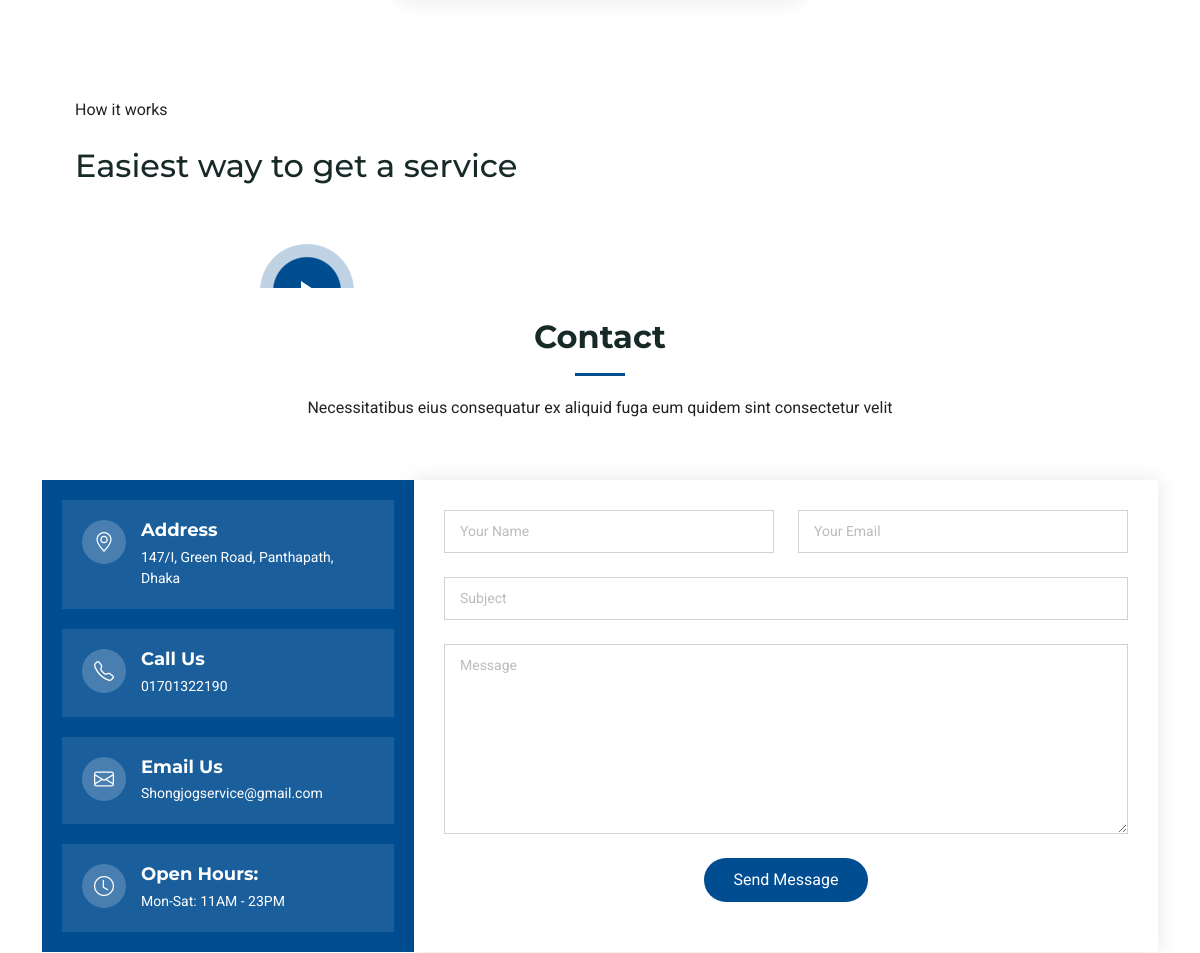
The app's page / (middle part), older data.
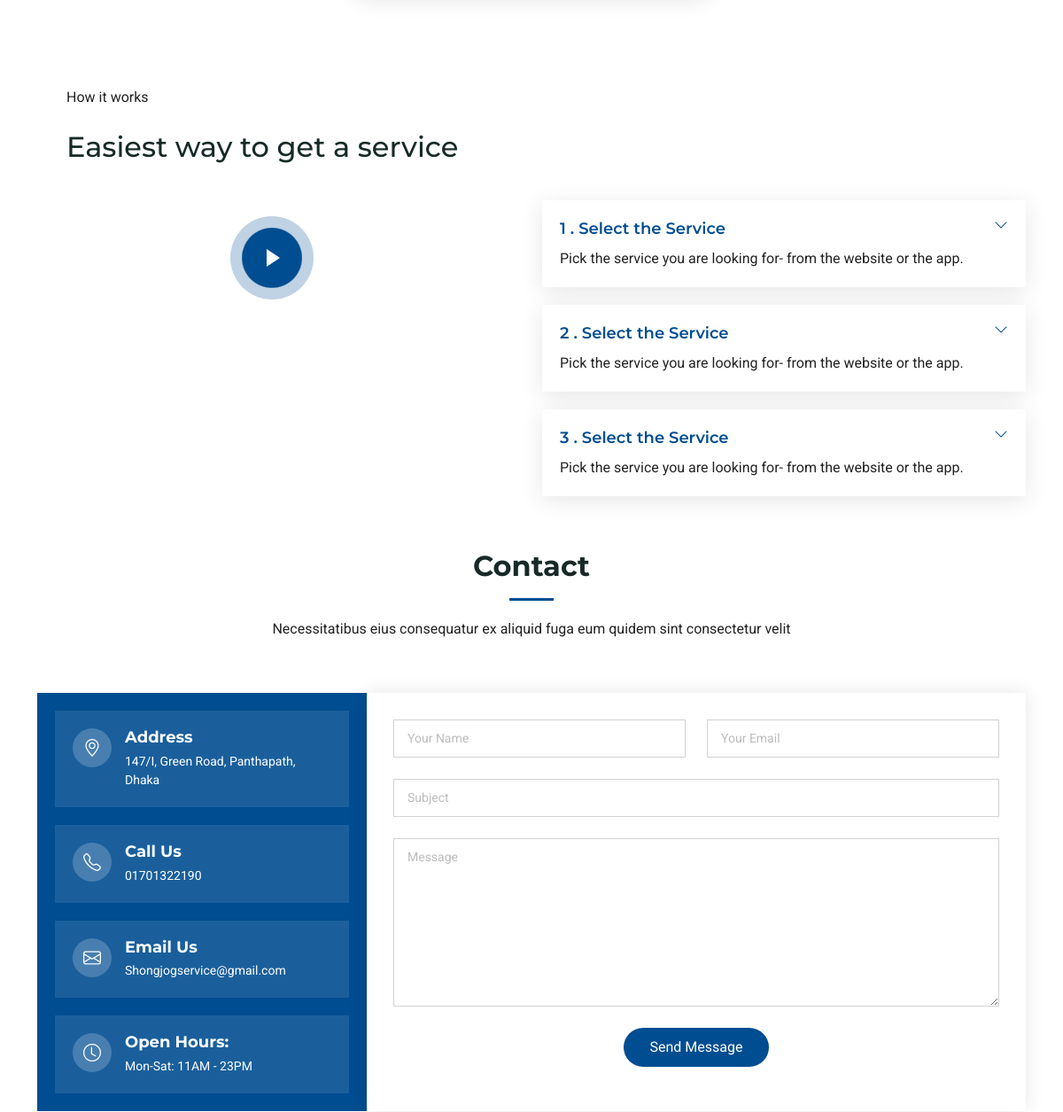
The same page, newer data.
### shongjog/models.py (models this page shows, shortened)
class order(models.Model):
    caption = models.TextField()
    description = models.TextField()

### shongjog/views.py (the view, shortened to what this page needs)
# urls.py: 2. Add a URL to urlpatterns:  path('', views.home, name='home')
def home(request):
    info_home = get_object_or_404(Infomation_Home)
    search_todo = Services.objects.prefetch_related('service_items').all()
    top_products = Top_product.objects.all()
    for_home = For_home.objects.all()
    recently_view = Recently_view.objects.all()
    trending = Trending.objects.all()
    review = Review.objects.all()
    recommended = Recommended.objects.all()
    orders = order.objects.all()
    context = {
        'info_home': info_home,
        'search_todo' : search_todo,
        'top_products': top_products,
        'for_home' : for_home,
        'recently_view' : recently_view,
        'trending'  : trending,
        'review' : review,
        'recommended' : recommended,
        'orders' : orders,
    }
    return render(request, "home.html", context)

### templates/home.html (shortened to what the changed rows need)
<!DOCTYPE html>
<html lang="en">
  <head>
    <link
      href="/static/assets/vendor/bootstrap/css/bootstrap.min.css"
      rel="stylesheet"
    />
    <link
      href="/static/assets/vendor/bootstrap-icons/bootstrap-icons.css"
      rel="stylesheet"
    />
    <link href="/static/assets/vendor/aos/aos.css" rel="stylesheet" />
    <link
      href="/static/assets/vendor/glightbox/css/glightbox.min.css"
      rel="stylesheet"
    />
    <link
      href="/static/assets/vendor/swiper/swiper-bundle.min.css"
      rel="stylesheet"
    />
    <link href="/static/assets/css/main.css" rel="stylesheet" />
  </head>
  <body class="index-page">
    <main class="main">
      <section id="faq" class="faq section">
        <h2 class="faq-design">Easiest way to get a service</h2>
        <div class="container">
          <div class="row gy-4">
            <div
              class="col-lg-6"
              data-aos="fade-up"
              data-aos-delay="200"
              style="margin-top: 40px"
            >
              <div class="faq-container">
                {% for item in orders %}
                <div class="faq-item faq-active">
                  <h3>
                    <span class="num">{{item.id}} .</span>
                    <span>{{item.caption}}</span>
                  </h3>
                  <div class="faq-content">
                    <p>
                      {{item.description}}
                    </p>
                  </div>
                  <i class="faq-toggle bi bi-chevron-right"></i>
                </div>
                {% endfor %}
              </div>
            </div>
          </div>
        </div>
      </section>
      <section id="contact" class="contact section">
        <div class="container section-title" data-aos="fade-up">
          <h2>Contact</h2>
        </div>
      </section>
    </main>
  </body>
</html>

Row changes from the older to the newer data that the page shows:
added order: id "1", caption "Select the Service", description "Pick the service you are looking for- from the website or the app."
added order: id "2", caption "Select the Service", description "Pick the service you are looking for- from the website or the app."
added order: id "3", caption "Select the Service", description "Pick the service you are looking for- from the website or the app."
